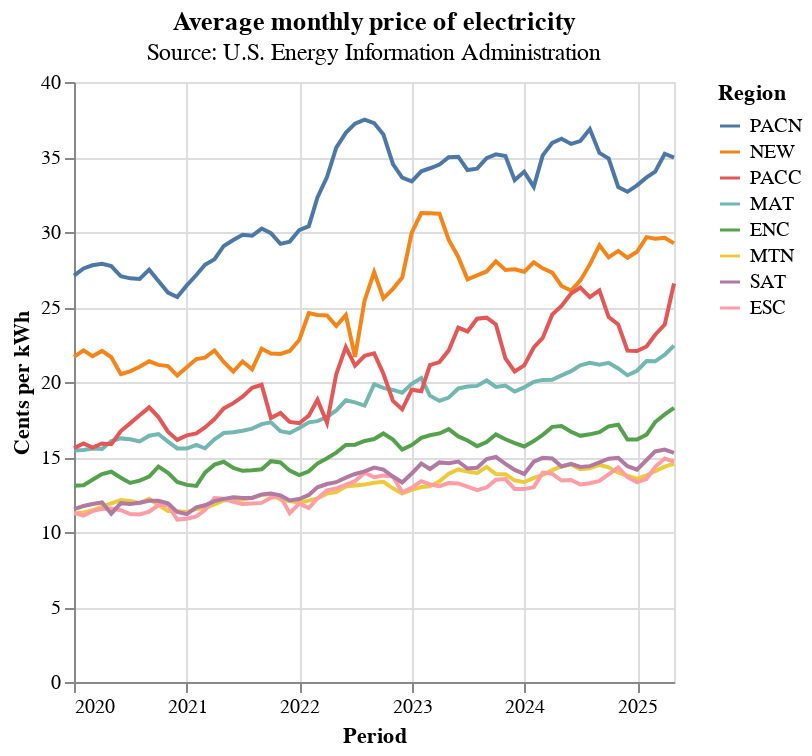

Notebook cell for this chart:
### Code cell
#| label: fig-default
#| fig-cap: Use altair default setting
alt.Chart(
    df, 
    width="container",
    title=alt.Title(
        "Average monthly price of electricity", 
        subtitle=["Source: U.S. Energy Information Administration"])
).mark_line().encode(
    x=alt.X("period", title="Period"), 
    y=alt.Y("price:Q", title="Cents per kWh"), 
    color=alt.Color("stateid:N", title="Region").sort("-y"),
).display(actions=False)

### Figure 1 — Vega-Lite specification as saved in the notebook (floating-point values rounded to 4 significant figures; data arrays with more than 128 entries replaced by an {"elided": "..."} marker saying what was removed)
{"config": {"view": {"continuousWidth": 300, "continuousHeight": 300}}, "data": {"name": "data-3c09ecc3b093c7da6e7c044c0c387807"}, "mark": {"type": "line"}, "encoding": {"color": {"field": "stateid", "sort": "-y", "title": "Region", "type": "nominal"}, "x": {"field": "period", "title": "Period", "type": "temporal"}, "y": {"field": "price", "title": "Cents per kWh", "type": "quantitative"}}, "title": {"text": "Average monthly price of electricity", "subtitle": ["Source: U.S. Energy Information Administration"]}, "width": "container", "$schema": "https://vega.github.io/schema/vega-lite/v5.20.1.json", "datasets": {"data-3c09ecc3b093c7da6e7c044c0c387807": {"elided": "520 records"}}}
